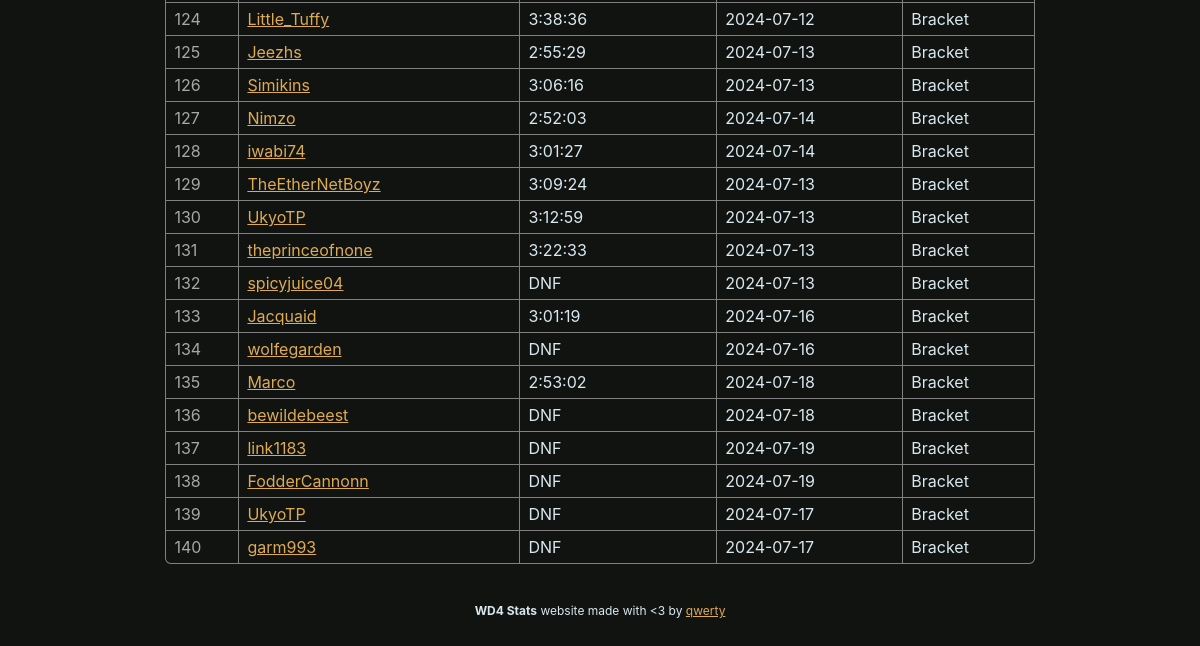
/runs (lower part), run on an earlier commit of the app's database.
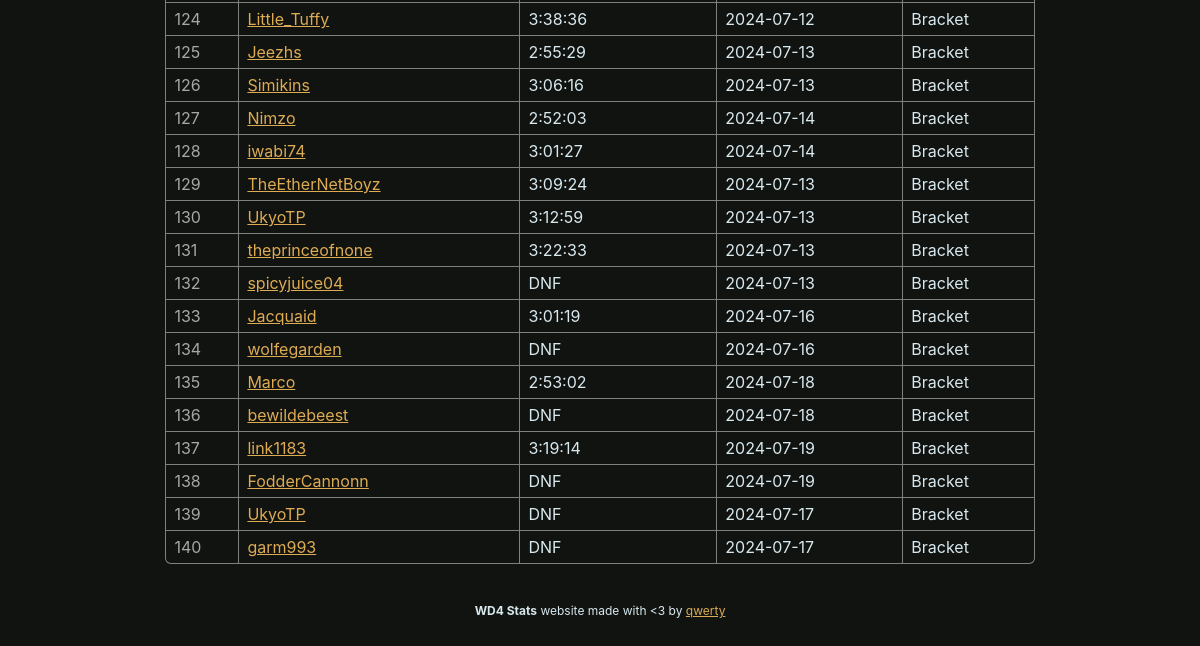
And on a later commit of the database.
### wd4.py (models this page shows, shortened)
class BaseModel(Model):
    class Meta:
        database = db

class Runs(BaseModel):
    player = CharField(32)
    time = FloatField()
    id = IntegerField()
    date = DateField()
    flags = IntegerField()
    phase = IntegerField()
    event = IntegerField()
    zelda_swoops = IntegerField()
    zelda_triangles = IntegerField()
    def format_time(self):
        return format_time(self.time) if not self.dnf() else "DNF"
    def format_phase(self):
        return ["Seeding", "Pooling", "Bracket"][self.phase]
    def dnf(self):
        return self.flags & RUN_FLAG_DNF
    def pb(self):
        return self.flags & RUN_FLAG_PB

### wd4.py (the view)
@app.route("/runs")
def page_runs():
    sort = request.args.get("sort", default="id")
    runs = Runs.select()
    if sort in Runs._meta.sorted_field_names:
        runs = runs.order_by(
            getattr(Runs, sort).asc()
        )
    return render_template("runs.html", **globals(), runs=runs, sort=sort)

### wd4.py (called while the page is built)
def format_time(time):
    return str(timedelta(seconds=time))

### templates/runs.html (shortened to what this page needs)
{% extends "layout.html" %}
{% block content %}
    <table>
        {% for run in runs %}
        <tr>
            <td style="color: var(--hint-color);">
                {{ run.id }}
            </td>
            <td>
                {{ link_name(run.player) }}
            </td>
            <td {% if run.pb() %}style="color: var(--win-color)"{% endif %}>
                {{ run.format_time() }} {% if run.pb() %}<span style="color: var(--border-color);">(PB!)</span>{% endif %}
            </td>
            <td>
                {{ run.date | string }}
            </td>
            <td>
                {{ run.format_phase() }}
            </td>
        </tr>
        {% endfor %}
    </table>
{% endblock %}

### templates/layout.html (shortened to what this page needs)
{% macro link_name(name, eliminated=0) -%}<a {% if eliminated %}style="color: #cc4444;"{% endif %} href="https://speedrun.com/User/{{ name }}">{{ name }}</a>{% endmacro %}
<html lang="en">
    <head>
        <link rel="stylesheet" href="static/css/brackets-viewer.min.css" />
        <link rel="stylesheet" href="static/css/dark.css" />
    </head>
    <body>
        {% block content %}
        {% endblock %}
        <footer class="footer">
            <div style="text-align: center;">
                <strong>WD4 Stats</strong> website made with &lt;3 by <a href="https://github.com/qwertyquerty">qwerty</a>
            </div>
        </footer>
    </body>
</html>

### static/css/dark.css (style rules this page uses)
.brackets-viewer, * { --primary-background: #111310; --secondary-background: #303030; --match-background: var(--primary-background); --font-color: #d8e8ef; --win-color: #50b649; --loss-color: #de2c26; --label-color: grey; --hint-color: #a7a7a7; --connector-color: #DDDDDD; --border-color: #DDAB54; --border-hover-color: #b6b5b5; --text-size: 12px; --round-margin: 40px; --match-width: 200px; --match-horizontal-padding: 8px; --match-vertical-padding: 6px; --connector-border-width: 2px; --match-border-width: 1px; --match-border-radius: 0.3em; }
body { font-size: var(--text-size); color: var(--font-color); font-family: -apple-system,BlinkMacSystemFont,"Segoe UI",Roboto,"Helvetica Neue",Arial,"Noto Sans",sans-serif,"Apple Color Emoji","Segoe UI Emoji","Segoe UI Symbol","Noto Color Emoji"; }
table { width: 80%; margin: 40px auto; border-radius: var(--match-border-radius); border-collapse: collapse; border-style: hidden; box-shadow: 0 0 0 1px var(--label-color); }
html { background-color: #111310; }
body { padding: 50px; }

What changed in the data, as far as the page shows it:
changed Runs "link1183": format_time "DNF" → "3:19:14"
